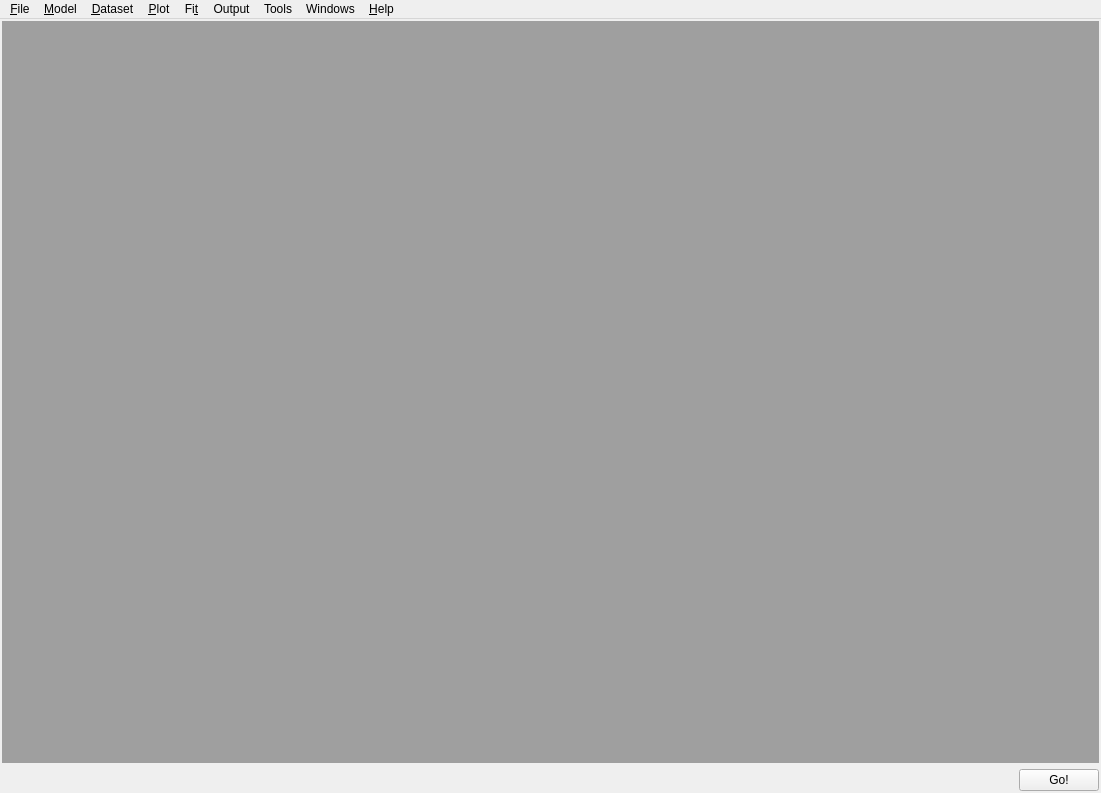
<?xml version="1.0" encoding="UTF-8"?>
<ui version="4.0">
 <class>MainWindow</class>
 <widget class="QMainWindow" name="MainWindow">
  <property name="geometry">
   <rect>
    <x>0</x>
    <y>0</y>
    <width>1101</width>
    <height>793</height>
   </rect>
  </property>
  <property name="windowTitle">
   <string>APES, the All-purpose Equilibrium Solver</string>
  </property>
  <property name="windowIcon">
   <iconset>
    <normaloff>monkey.png</normaloff>monkey.png</iconset>
  </property>
  <widget class="QWidget" name="centralwidget">
   <layout class="QVBoxLayout" name="verticalLayout">
    <property name="leftMargin">
     <number>2</number>
    </property>
    <property name="topMargin">
     <number>2</number>
    </property>
    <property name="rightMargin">
     <number>2</number>
    </property>
    <property name="bottomMargin">
     <number>2</number>
    </property>
    <item>
     <widget class="QMdiArea" name="mdiArea"/>
    </item>
    <item>
     <layout class="QHBoxLayout" name="horizontalLayout">
      <item>
       <spacer name="horizontalSpacer">
        <property name="orientation">
         <enum>Qt::Horizontal</enum>
        </property>
        <property name="sizeHint" stdset="0">
         <size>
          <width>40</width>
          <height>20</height>
         </size>
        </property>
       </spacer>
      </item>
      <item>
       <widget class="QPushButton" name="pb_go">
        <property name="enabled">
         <bool>true</bool>
        </property>
        <property name="toolTip">
         <string>Do the full iteration cycle</string>
        </property>
        <property name="text">
         <string>Go!</string>
        </property>
        <property name="checkable">
         <bool>false</bool>
        </property>
       </widget>
      </item>
     </layout>
    </item>
   </layout>
  </widget>
  <widget class="QMenuBar" name="menubar">
   <property name="geometry">
    <rect>
     <x>0</x>
     <y>0</y>
     <width>1101</width>
     <height>22</height>
    </rect>
   </property>
   <widget class="QMenu" name="menuFile">
    <property name="title">
     <string>&amp;File</string>
    </property>
    <widget class="QMenu" name="menuImport">
     <property name="title">
      <string>Import</string>
     </property>
     <addaction name="actionImportSuperquad"/>
     <addaction name="actionImportHyperquad"/>
    </widget>
    <addaction name="actionNew"/>
    <addaction name="actionOpen"/>
    <addaction name="actionSave"/>
    <addaction name="actionSave_as"/>
    <addaction name="actionClose"/>
    <addaction name="menuImport"/>
    <addaction name="actionExport"/>
    <addaction name="actionProperties"/>
    <addaction name="separator"/>
    <addaction name="actionOptions"/>
    <addaction name="actionExit"/>
   </widget>
   <widget class="QMenu" name="menuPlot">
    <property name="enabled">
     <bool>true</bool>
    </property>
    <property name="title">
     <string>&amp;Plot</string>
    </property>
    <widget class="QMenu" name="menuApplyStyle">
     <property name="title">
      <string>Apply Style</string>
     </property>
     <addaction name="actionStyle1"/>
     <addaction name="actionStyle2"/>
     <addaction name="actionStyle3"/>
     <addaction name="actionStyle4"/>
    </widget>
    <widget class="QMenu" name="menuApplyColor">
     <property name="title">
      <string>Apply Color</string>
     </property>
     <addaction name="actionColorBW"/>
     <addaction name="actionColorRed"/>
     <addaction name="actionColorBlue"/>
     <addaction name="actionColorRainbow"/>
     <addaction name="actionColorGroup"/>
    </widget>
    <widget class="QMenu" name="menuFont_Size">
     <property name="title">
      <string>Font Size</string>
     </property>
     <addaction name="actionFont6"/>
     <addaction name="actionFont8"/>
     <addaction name="actionFont10"/>
     <addaction name="actionFont12"/>
    </widget>
    <widget class="QMenu" name="menuExternal_data">
     <property name="enabled">
      <bool>true</bool>
     </property>
     <property name="title">
      <string>External data</string>
     </property>
     <addaction name="actionAddittional_data"/>
     <addaction name="actionClear_external_data"/>
    </widget>
    <widget class="QMenu" name="menuFigure">
     <property name="title">
      <string>Figure</string>
     </property>
     <addaction name="actionAspectRatio"/>
     <addaction name="actionFigureSize"/>
    </widget>
    <addaction name="menuExternal_data"/>
    <addaction name="actionExportImage"/>
    <addaction name="menuApplyStyle"/>
    <addaction name="menuApplyColor"/>
    <addaction name="menuFont_Size"/>
    <addaction name="actionLabels"/>
    <addaction name="actionDelete"/>
    <addaction name="menuFigure"/>
   </widget>
   <widget class="QMenu" name="menuFit">
    <property name="enabled">
     <bool>true</bool>
    </property>
    <property name="title">
     <string>Fi&amp;t</string>
    </property>
    <widget class="QMenu" name="menuFit_method">
     <property name="enabled">
      <bool>true</bool>
     </property>
     <property name="title">
      <string>Fit method</string>
     </property>
     <addaction name="actionNelder_Mead"/>
     <addaction name="actionLevenberg_Marquardt"/>
    </widget>
    <widget class="QMenu" name="menuCovergence_criteria">
     <property name="title">
      <string>Covergence criteria</string>
     </property>
     <addaction name="actionCoarse"/>
     <addaction name="actionFine"/>
    </widget>
    <widget class="QMenu" name="menuWeighting">
     <property name="title">
      <string>Weighting</string>
     </property>
     <addaction name="actionWAuto"/>
     <addaction name="actionWUnit"/>
    </widget>
    <addaction name="menuFit_method"/>
    <addaction name="menuCovergence_criteria"/>
    <addaction name="menuWeighting"/>
    <addaction name="actionAllowDP"/>
    <addaction name="separator"/>
    <addaction name="actionUndo"/>
    <addaction name="actionRefresh"/>
    <addaction name="actionIteration"/>
    <addaction name="actionFit"/>
    <addaction name="actionReset_counter"/>
    <addaction name="separator"/>
    <addaction name="actionViewJacobian"/>
    <addaction name="actionConcentrationSolver"/>
    <addaction name="actionSaveConc"/>
    <addaction name="actionCopyConc"/>
   </widget>
   <widget class="QMenu" name="menuDataset">
    <property name="title">
     <string>&amp;Dataset</string>
    </property>
    <widget class="QMenu" name="menuImportDS">
     <property name="title">
      <string>Import</string>
     </property>
     <addaction name="actionImportPASAT"/>
     <addaction name="actionImportSuperquadDS"/>
     <addaction name="actionImportHyperquadDS"/>
     <addaction name="actionImportTiamo"/>
     <addaction name="separator"/>
     <addaction name="actionImportHypNMR"/>
     <addaction name="separator"/>
     <addaction name="actionImportTxtSpec"/>
     <addaction name="separator"/>
     <addaction name="actionImportK88"/>
     <addaction name="separator"/>
     <addaction name="actionImportExternal"/>
    </widget>
    <widget class="QMenu" name="menuNewDataset">
     <property name="title">
      <string>New</string>
     </property>
     <addaction name="actionNewEmfDS"/>
     <addaction name="actionNewSpecDS"/>
     <addaction name="actionNewNMRDS"/>
     <addaction name="actionNewCalorimetryDS"/>
     <addaction name="separator"/>
     <addaction name="actionNewTitrSim"/>
     <addaction name="actionNewSpeciesDist"/>
     <addaction name="separator"/>
     <addaction name="actionNewExternalData"/>
     <addaction name="actionNewTitration"/>
    </widget>
    <addaction name="menuNewDataset"/>
    <addaction name="menuImportDS"/>
    <addaction name="actionDeleteDS"/>
    <addaction name="actionUse"/>
    <addaction name="actionCopyTitDat"/>
   </widget>
   <widget class="QMenu" name="menu_Help">
    <property name="title">
     <string>&amp;Help</string>
    </property>
    <addaction name="actionHelp"/>
    <addaction name="actionAbout_APES"/>
   </widget>
   <widget class="QMenu" name="menu_Model">
    <property name="title">
     <string>&amp;Model</string>
    </property>
    <widget class="QMenu" name="menuSet_active">
     <property name="title">
      <string>Set active</string>
     </property>
     <addaction name="actionModel_1"/>
    </widget>
    <addaction name="actionNewModel"/>
    <addaction name="actionRename"/>
    <addaction name="menuSet_active"/>
    <addaction name="actionModelDelete"/>
    <addaction name="actionImportModel"/>
    <addaction name="actionResetModel"/>
    <addaction name="separator"/>
    <addaction name="actionAdd_beta"/>
    <addaction name="actionAdd_solid"/>
    <addaction name="actionRemove_beta"/>
    <addaction name="actionAdd_reagent"/>
    <addaction name="actionRemove_reagent"/>
    <addaction name="action_ar_calorimetry"/>
    <addaction name="separator"/>
    <addaction name="action_set_temperature"/>
    <addaction name="separator"/>
    <addaction name="action_combine_constants"/>
    <addaction name="actionCompare_models"/>
    <addaction name="action_manual_fitting"/>
   </widget>
   <widget class="QMenu" name="menuOutput">
    <property name="enabled">
     <bool>true</bool>
    </property>
    <property name="title">
     <string>Output</string>
    </property>
    <addaction name="actionSaveOutput"/>
    <addaction name="actionOutputClear"/>
   </widget>
   <widget class="QMenu" name="menuTools">
    <property name="title">
     <string>Tools</string>
    </property>
    <addaction name="separator"/>
    <addaction name="actionIonic_strength_calculator"/>
   </widget>
   <widget class="QMenu" name="menuWindows">
    <property name="title">
     <string>Windows</string>
    </property>
    <addaction name="actionTile_windows"/>
   </widget>
   <addaction name="menuFile"/>
   <addaction name="menu_Model"/>
   <addaction name="menuDataset"/>
   <addaction name="menuPlot"/>
   <addaction name="menuFit"/>
   <addaction name="menuOutput"/>
   <addaction name="menuTools"/>
   <addaction name="menuWindows"/>
   <addaction name="menu_Help"/>
  </widget>
  <action name="actionOpen">
   <property name="text">
    <string>&amp;Open</string>
   </property>
   <property name="toolTip">
    <string>Open data file</string>
   </property>
  </action>
  <action name="actionSave">
   <property name="text">
    <string>&amp;Save</string>
   </property>
   <property name="toolTip">
    <string>Save  data</string>
   </property>
  </action>
  <action name="actionSave_as">
   <property name="text">
    <string>Save as</string>
   </property>
  </action>
  <action name="actionExit">
   <property name="text">
    <string>&amp;Exit</string>
   </property>
  </action>
  <action name="actionPlot_unplot">
   <property name="enabled">
    <bool>true</bool>
   </property>
   <property name="text">
    <string>Plot/unplot</string>
   </property>
  </action>
  <action name="actionAddittional_data">
   <property name="enabled">
    <bool>true</bool>
   </property>
   <property name="text">
    <string>Add external data</string>
   </property>
  </action>
  <action name="actionImportSuperquad">
   <property name="text">
    <string>Superquad</string>
   </property>
  </action>
  <action name="actionPASAT">
   <property name="enabled">
    <bool>false</bool>
   </property>
   <property name="text">
    <string>PASAT</string>
   </property>
  </action>
  <action name="actionImportHyperquad">
   <property name="enabled">
    <bool>true</bool>
   </property>
   <property name="text">
    <string>Hyperquad</string>
   </property>
  </action>
  <action name="actionNelder_Mead">
   <property name="checkable">
    <bool>true</bool>
   </property>
   <property name="enabled">
    <bool>true</bool>
   </property>
   <property name="text">
    <string>Nelder-Mead</string>
   </property>
   <property name="menuRole">
    <enum>QAction::PreferencesRole</enum>
   </property>
  </action>
  <action name="actionLevenberg_Marquardt">
   <property name="checkable">
    <bool>true</bool>
   </property>
   <property name="checked">
    <bool>true</bool>
   </property>
   <property name="text">
    <string>Levenberg-Marquardt</string>
   </property>
   <property name="menuRole">
    <enum>QAction::PreferencesRole</enum>
   </property>
  </action>
  <action name="actionNew_2">
   <property name="text">
    <string>New (empty)</string>
   </property>
  </action>
  <action name="actionImportPASAT">
   <property name="text">
    <string>PASAT</string>
   </property>
  </action>
  <action name="actionImportSuperquadDS">
   <property name="text">
    <string>Superquad</string>
   </property>
  </action>
  <action name="actionImportHyperquadDS">
   <property name="text">
    <string>Hyperquad</string>
   </property>
  </action>
  <action name="actionDeleteDS">
   <property name="enabled">
    <bool>true</bool>
   </property>
   <property name="text">
    <string>Delete</string>
   </property>
  </action>
  <action name="actionNewProject">
   <property name="text">
    <string>Project</string>
   </property>
  </action>
  <action name="actionNewDataset">
   <property name="text">
    <string>Dataset</string>
   </property>
  </action>
  <action name="actionNewTitrSim">
   <property name="text">
    <string>Titration simulation</string>
   </property>
  </action>
  <action name="actionNewSpeciesDist">
   <property name="text">
    <string>Species distribution</string>
   </property>
  </action>
  <action name="actionOptions">
   <property name="text">
    <string>Options</string>
   </property>
  </action>
  <action name="actionUndo">
   <property name="text">
    <string>Undo</string>
   </property>
  </action>
  <action name="actionRefresh">
   <property name="text">
    <string>Refresh</string>
   </property>
  </action>
  <action name="actionIteration">
   <property name="text">
    <string>Iteration</string>
   </property>
  </action>
  <action name="actionFit">
   <property name="text">
    <string>Fit</string>
   </property>
  </action>
  <action name="actionUse">
   <property name="checkable">
    <bool>true</bool>
   </property>
   <property name="checked">
    <bool>true</bool>
   </property>
   <property name="enabled">
    <bool>true</bool>
   </property>
   <property name="text">
    <string>Use</string>
   </property>
   <property name="toolTip">
    <string>Untick if you don't want this dataset to be included in the fitting.</string>
   </property>
  </action>
  <action name="actionNewEmfDS">
   <property name="text">
    <string>Potentiometry</string>
   </property>
  </action>
  <action name="actionNewSpecDS">
   <property name="enabled">
    <bool>true</bool>
   </property>
   <property name="text">
    <string>Spectrometry</string>
   </property>
  </action>
  <action name="actionNewNMRDS">
   <property name="enabled">
    <bool>true</bool>
   </property>
   <property name="text">
    <string>NMR</string>
   </property>
  </action>
  <action name="actionExportImage">
   <property name="text">
    <string>Export image</string>
   </property>
  </action>
  <action name="actionImportHypNMR">
   <property name="enabled">
    <bool>true</bool>
   </property>
   <property name="text">
    <string>HypNMR</string>
   </property>
  </action>
  <action name="actionNewModel">
   <property name="text">
    <string>New</string>
   </property>
  </action>
  <action name="actionRename">
   <property name="text">
    <string>Rename</string>
   </property>
  </action>
  <action name="actionAdd_beta">
   <property name="text">
    <string>Add beta</string>
   </property>
  </action>
  <action name="actionRemove_beta">
   <property name="text">
    <string>Remove beta</string>
   </property>
  </action>
  <action name="actionCopyTitDat">
   <property name="enabled">
    <bool>true</bool>
   </property>
   <property name="text">
    <string>Copy titration data</string>
   </property>
  </action>
  <action name="actionSaveOutput">
   <property name="text">
    <string>Save</string>
   </property>
  </action>
  <action name="actionOutputClear">
   <property name="text">
    <string>Clear</string>
   </property>
  </action>
  <action name="actionCoarse">
   <property name="checkable">
    <bool>true</bool>
   </property>
   <property name="text">
    <string>Coarse</string>
   </property>
  </action>
  <action name="actionFine">
   <property name="checkable">
    <bool>true</bool>
   </property>
   <property name="checked">
    <bool>true</bool>
   </property>
   <property name="text">
    <string>Fine</string>
   </property>
  </action>
  <action name="actionAdd_reagent">
   <property name="text">
    <string>Add reagent</string>
   </property>
  </action>
  <action name="actionRemove_reagent">
   <property name="text">
    <string>Remove reagent</string>
   </property>
  </action>
  <action name="actionExport">
   <property name="enabled">
    <bool>false</bool>
   </property>
   <property name="text">
    <string>Export</string>
   </property>
  </action>
  <action name="actionHelp">
   <property name="text">
    <string>Help</string>
   </property>
  </action>
  <action name="actionAbout_APES">
   <property name="text">
    <string>About APES</string>
   </property>
  </action>
  <action name="actionProperties">
   <property name="text">
    <string>Properties</string>
   </property>
  </action>
  <action name="actionWAuto">
   <property name="checkable">
    <bool>true</bool>
   </property>
   <property name="checked">
    <bool>true</bool>
   </property>
   <property name="text">
    <string>Authomatic</string>
   </property>
  </action>
  <action name="actionWUnit">
   <property name="checkable">
    <bool>true</bool>
   </property>
   <property name="text">
    <string>Unity</string>
   </property>
  </action>
  <action name="actionStyle1">
   <property name="checkable">
    <bool>true</bool>
   </property>
   <property name="checked">
    <bool>true</bool>
   </property>
   <property name="text">
    <string>Style 1</string>
   </property>
  </action>
  <action name="actionStyle2">
   <property name="checkable">
    <bool>true</bool>
   </property>
   <property name="text">
    <string>Style 2</string>
   </property>
  </action>
  <action name="actionStyle3">
   <property name="checkable">
    <bool>true</bool>
   </property>
   <property name="text">
    <string>Style 3</string>
   </property>
  </action>
  <action name="actionStyle4">
   <property name="checkable">
    <bool>true</bool>
   </property>
   <property name="text">
    <string>Style 4</string>
   </property>
  </action>
  <action name="actionColorBW">
   <property name="checkable">
    <bool>true</bool>
   </property>
   <property name="checked">
    <bool>true</bool>
   </property>
   <property name="text">
    <string>B&amp;&amp;W</string>
   </property>
  </action>
  <action name="actionColorRed">
   <property name="checkable">
    <bool>true</bool>
   </property>
   <property name="text">
    <string>Red</string>
   </property>
  </action>
  <action name="actionColorBlue">
   <property name="checkable">
    <bool>true</bool>
   </property>
   <property name="text">
    <string>Blue</string>
   </property>
  </action>
  <action name="actionColorRainbow">
   <property name="checkable">
    <bool>true</bool>
   </property>
   <property name="text">
    <string>Rainbow</string>
   </property>
  </action>
  <action name="actionFont6">
   <property name="checkable">
    <bool>true</bool>
   </property>
   <property name="text">
    <string>6</string>
   </property>
  </action>
  <action name="actionFont7">
   <property name="checkable">
    <bool>true</bool>
   </property>
   <property name="text">
    <string>7</string>
   </property>
  </action>
  <action name="actionFont8">
   <property name="checkable">
    <bool>true</bool>
   </property>
   <property name="checked">
    <bool>false</bool>
   </property>
   <property name="text">
    <string>8</string>
   </property>
  </action>
  <action name="actionFont9">
   <property name="checkable">
    <bool>true</bool>
   </property>
   <property name="checked">
    <bool>false</bool>
   </property>
   <property name="text">
    <string>9</string>
   </property>
  </action>
  <action name="actionFont10">
   <property name="checkable">
    <bool>true</bool>
   </property>
   <property name="checked">
    <bool>true</bool>
   </property>
   <property name="text">
    <string>10</string>
   </property>
  </action>
  <action name="actionFont11">
   <property name="checkable">
    <bool>true</bool>
   </property>
   <property name="checked">
    <bool>false</bool>
   </property>
   <property name="text">
    <string>11</string>
   </property>
  </action>
  <action name="actionFont12">
   <property name="checkable">
    <bool>true</bool>
   </property>
   <property name="text">
    <string>12</string>
   </property>
  </action>
  <action name="actionLabels">
   <property name="checkable">
    <bool>true</bool>
   </property>
   <property name="checked">
    <bool>true</bool>
   </property>
   <property name="text">
    <string>Labels</string>
   </property>
  </action>
  <action name="actionLegend">
   <property name="checkable">
    <bool>true</bool>
   </property>
   <property name="text">
    <string>Legend</string>
   </property>
  </action>
  <action name="actionReset_counter">
   <property name="enabled">
    <bool>false</bool>
   </property>
   <property name="text">
    <string>Reset χ² counter</string>
   </property>
  </action>
  <action name="actionClear_external_data">
   <property name="text">
    <string>Clear external data</string>
   </property>
  </action>
  <action name="actionNewCalorimetryDS">
   <property name="enabled">
    <bool>true</bool>
   </property>
   <property name="text">
    <string>Calorimetry</string>
   </property>
  </action>
  <action name="actionClose">
   <property name="text">
    <string>Close</string>
   </property>
  </action>
  <action name="actionImportTxtSpec">
   <property name="text">
    <string>Txt spectra</string>
   </property>
  </action>
  <action name="actionImportK88">
   <property name="text">
    <string>K88</string>
   </property>
  </action>
  <action name="actionScale">
   <property name="enabled">
    <bool>false</bool>
   </property>
   <property name="text">
    <string>Scale</string>
   </property>
  </action>
  <action name="actionModelDelete">
   <property name="text">
    <string>Delete</string>
   </property>
  </action>
  <action name="actionDelete">
   <property name="text">
    <string>Delete</string>
   </property>
  </action>
  <action name="actionViewJacobian">
   <property name="enabled">
    <bool>false</bool>
   </property>
   <property name="text">
    <string>View jacobian</string>
   </property>
  </action>
  <action name="actionConcentrationSolver">
   <property name="text">
    <string>Concentration solver</string>
   </property>
  </action>
  <action name="actionModel_1">
   <property name="checkable">
    <bool>false</bool>
   </property>
   <property name="checked">
    <bool>false</bool>
   </property>
   <property name="text">
    <string>model #1</string>
   </property>
  </action>
  <action name="actionImportModel">
   <property name="text">
    <string>Import model</string>
   </property>
  </action>
  <action name="actionNew">
   <property name="text">
    <string>&amp;New</string>
   </property>
  </action>
  <action name="action_ar_calorimetry">
   <property name="enabled">
    <bool>false</bool>
   </property>
   <property name="text">
    <string>Add/remove calorimetry</string>
   </property>
  </action>
  <action name="actionRemove_calorimetry">
   <property name="text">
    <string>Remove calorimetry</string>
   </property>
  </action>
  <action name="actionNewExternalData">
   <property name="text">
    <string>External Data</string>
   </property>
  </action>
  <action name="action_set_temperature">
   <property name="text">
    <string>Set temperature</string>
   </property>
  </action>
  <action name="actionSaveConc">
   <property name="text">
    <string>Save concentration</string>
   </property>
  </action>
  <action name="actionColorGroup">
   <property name="checkable">
    <bool>true</bool>
   </property>
   <property name="text">
    <string>By group</string>
   </property>
  </action>
  <action name="actionAllowDP">
   <property name="checkable">
    <bool>true</bool>
   </property>
   <property name="checked">
    <bool>true</bool>
   </property>
   <property name="text">
    <string>Allow dangerous p.</string>
   </property>
  </action>
  <action name="action_combine_constants">
   <property name="text">
    <string>Combine constants</string>
   </property>
  </action>
  <action name="actionAspectRatio">
   <property name="text">
    <string>Aspect ratio</string>
   </property>
  </action>
  <action name="actionFigureSize">
   <property name="text">
    <string>Size</string>
   </property>
  </action>
  <action name="actionLabelFormat">
   <property name="text">
    <string>Label format</string>
   </property>
  </action>
  <action name="actionImportTiamo">
   <property name="text">
    <string>Tiamo</string>
   </property>
  </action>
  <action name="actionIonic_strength_calculator">
   <property name="text">
    <string>Ionic strength calculator</string>
   </property>
  </action>
  <action name="actionCompare_models">
   <property name="text">
    <string>Compare models</string>
   </property>
  </action>
  <action name="action_manual_fitting">
   <property name="text">
    <string>Manual fitting</string>
   </property>
  </action>
  <action name="actionImportExternal">
   <property name="text">
    <string>External data</string>
   </property>
  </action>
  <action name="actionCopyConc">
   <property name="text">
    <string>Copy concentration</string>
   </property>
  </action>
  <action name="actionAdd_solid">
   <property name="text">
    <string>Add solid</string>
   </property>
  </action>
  <action name="actionResetModel">
   <property name="text">
    <string>Reset model</string>
   </property>
  </action>
  <action name="actionNewTitration">
   <property name="text">
    <string>Titration</string>
   </property>
  </action>
  <action name="actionTile_windows">
   <property name="text">
    <string>Tile windows</string>
   </property>
  </action>
 </widget>
 <resources/>
 <connections>
  <connection>
   <sender>actionExit</sender>
   <signal>triggered()</signal>
   <receiver>MainWindow</receiver>
   <slot>close()</slot>
   <hints>
    <hint type="sourcelabel">
     <x>-1</x>
     <y>-1</y>
    </hint>
    <hint type="destinationlabel">
     <x>297</x>
     <y>266</y>
    </hint>
   </hints>
  </connection>
 </connections>
</ui>
